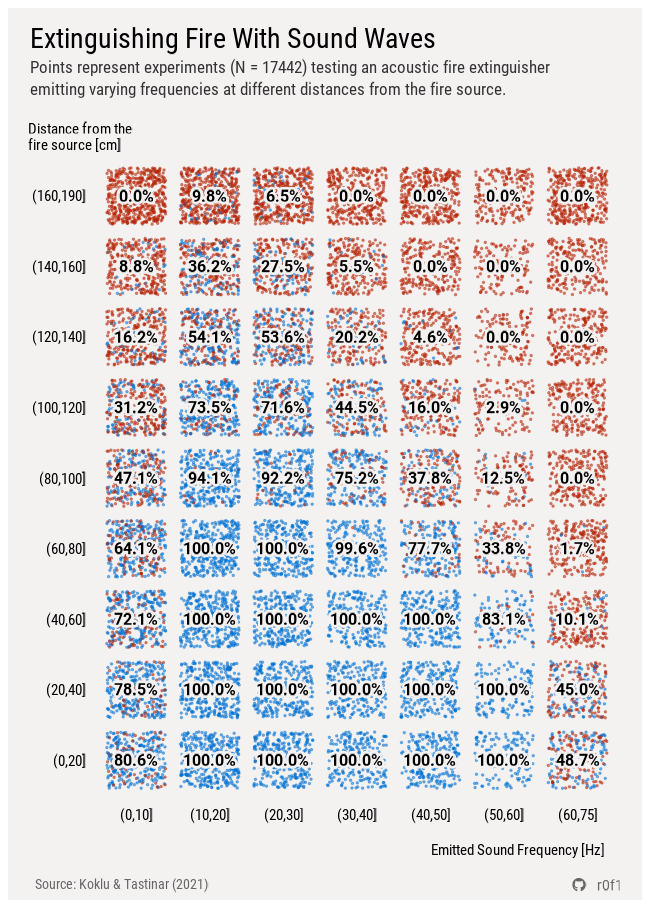

Write R code to recreate this figure.
# Source:
# https://www.kaggle.com/datasets/muratkokludataset/acoustic-extinguisher-fire-dataset
# Acoustic Extinguisher Fire Dataset

set.seed(4)

library(showtext)
library(tidyverse)

sysfonts::font_add(
  family = "Font Awesome 6 Brands",
  regular = "fontawesome/otfs/Font Awesome 7 Brands-Regular-400.otf"
)

font_add_google("Roboto")
font_add_google("Roboto Condensed")
showtext_auto()
showtext_opts(dpi = 100)

social_caption <- glue::glue(
  "<span style='font-family:\"Font Awesome 6 Brands\";'>&#xf09b; </span>",
  "<span> r0f1</span>",
)


fire <- farff::readARFF("data/Acoustic_Extinguisher_Fire_Dataset.arff")
data <- fire |>
  mutate(
    CLASS = factor(CLASS),
    DISTANCE = cut(DISTANCE, breaks = c(seq(0, 160, by = 20), 190)),
    FREQUENCY = cut(FREQUENCY, breaks = c(seq(0, 60, by = 10), 75)),
  )

percentages <- data |>
  group_by(DISTANCE, FREQUENCY) |>
  summarise(
    pct_class1 = mean(CLASS == "1") * 100,
    .groups = "drop"
  )

color_background = "#f4f1f1"

p <- ggplot(data, aes(FREQUENCY, DISTANCE, color = CLASS)) +
  geom_point(
    size = 0.5,
    alpha = 0.5,
    position = position_jitter(),
  ) +
  scale_color_manual(values = c("#B62203", "#0071d4")) +
  shadowtext::geom_shadowtext(
    data = percentages,
    aes(FREQUENCY, DISTANCE, label = sprintf("%.1f%%", pct_class1)),
    bg.color = color_background,
    bg.r = 0.25,
    color = "black",
    inherit.aes = FALSE,
    family = "Roboto",
    fontface = "bold",
    size = 4,
  ) +
  labs(
    title = "Extinguishing Fire With Sound Waves",
    subtitle = stringr::str_wrap(
      "Points represent experiments (N = 17442) testing an acoustic fire extinguisher emitting varying frequencies at different distances from the fire source.",
      width = 80,
    ),
    x = "Emitted Sound Frequency [Hz]",
    y = stringr::str_wrap("Distance from the fire source [cm]", width = 20),
    caption = social_caption,
  ) +
  coord_cartesian(clip = "off") +
  theme_minimal() +
  theme(
    axis.text = element_text(
      size = 11,
      color = "black",
    ),
    axis.title.x = element_text(
      hjust = 0.95,
      margin = margin(t = 15),
    ),
    axis.title.y = element_text(
      vjust = 1.05,
      hjust = 0,
      margin = margin(r = -80),
      angle = 0,
    ),
    panel.background = element_rect(fill = color_background, color = NA),
    panel.grid.minor = element_blank(),
    panel.grid.major = element_blank(),
    plot.background = element_rect(fill = color_background, color = NA),
    plot.caption = ggtext::element_markdown(
      size = 10,
      color = "grey40",
      margin = margin(t = 15),
      family = "Roboto",
    ),
    plot.margin = margin(15, 15, 15, 15),
    plot.title = element_text(
      size = 20,
      margin = margin(l = -45, b = 5),
    ),
    plot.subtitle = element_text(
      size = 12,
      color = "grey20",
      margin = margin(l = -45, b = 40),
      lineheight = 1.1,
    ),
    legend.position = "none",
    text = element_text(
      family = "Roboto Condensed",
    ),
  ) +
  patchwork::plot_annotation(
    caption = "Source: Koklu & Tastinar (2021)",
    theme = theme(
      plot.caption = element_text(
        size = 10,
        hjust = 0,
        margin = margin(t = -25, l = 5),
        color = "grey40",
      ),
      text = element_text(family = "Roboto Condensed"),
    )
  )

ggsave(
  here::here("projects", "project_0014", "fire.svg"),
  plot = p,
  width = 650,
  height = 900,
  units = "px",
  dpi = 100,
)
